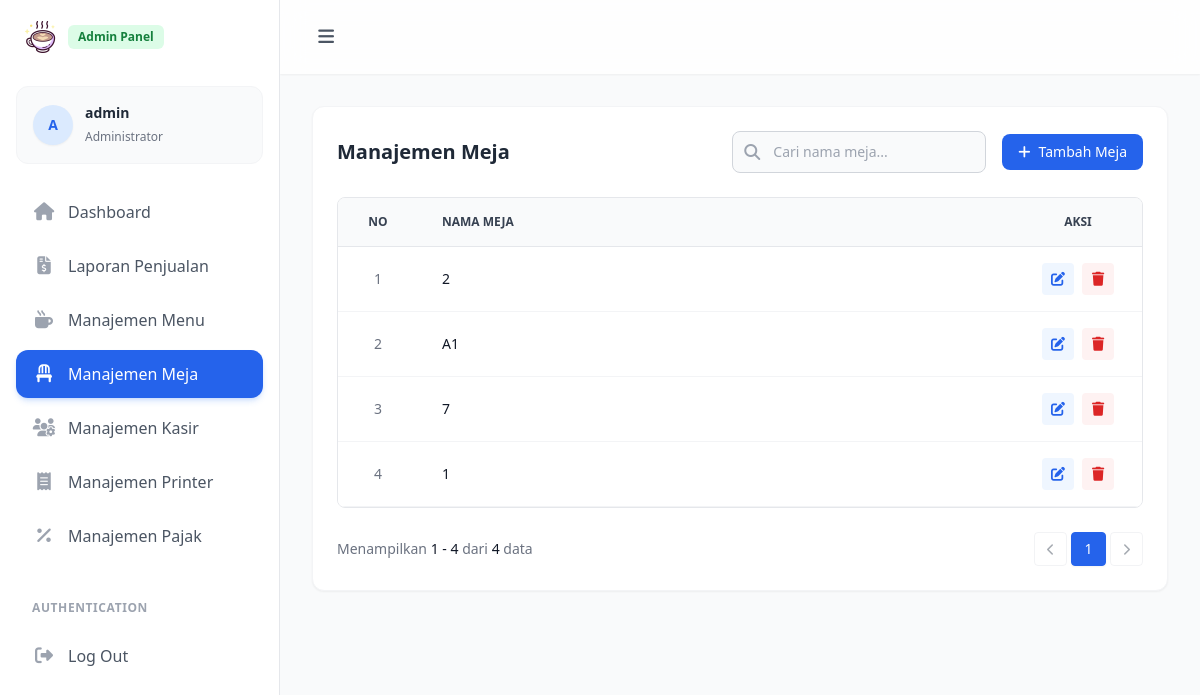
The app's page /admin/meja/index.php (signed in) with its own data.
### tables this page shows
CREATE TABLE `table` (
  `id` int unsigned NOT NULL AUTO_INCREMENT,
  `name` varchar(50) NOT NULL,
  `created_at` datetime DEFAULT CURRENT_TIMESTAMP,
  `updated_at` datetime DEFAULT NULL,
  PRIMARY KEY (`id`),
  UNIQUE KEY `name` (`name`)
);

### admin/meja/index.php (the view, shortened to what this page needs)
<?php
require_once __DIR__ . '/../../config.php';
$limit = isset($_GET['limit']) ? max(1, (int)$_GET['limit']) : 10;
$page = isset($_GET['page']) ? max(1, (int)$_GET['page']) : 1;
$search = isset($_GET['search']) ? trim($_GET['search']) : '';
$where_sql = "";
$params = [];
$count_sql = "SELECT COUNT(*) FROM `table`" . $where_sql;
$total_stmt = $pdo->prepare($count_sql);
$total_stmt->execute($params);
$total_records = $total_stmt->fetchColumn();
$total_pages = ceil($total_records / $limit);
$offset = ($page - 1) * $limit;
$fetch_sql = "SELECT * FROM `table`" . $where_sql . " ORDER BY id DESC LIMIT :limit OFFSET :offset";
$stmt = $pdo->prepare($fetch_sql);
$stmt->bindValue(':limit', $limit, PDO::PARAM_INT);
$stmt->bindValue(':offset', $offset, PDO::PARAM_INT);
$stmt->execute();
$mejas = $stmt->fetchAll();
?>
<?php
include '../layout/header.php';
include '../layout/sidebar.php';
?>
    <main class="relative min-h-screen pt-[74px] transition-all duration-300 lg:ml-[280px] pc-main">
      <div class="p-4 sm:p-6 lg:p-8">
          <div class="rounded-xl border border-gray-100 bg-white p-6 shadow-sm">
              <div class="mb-6 flex flex-col sm:flex-row items-start sm:items-center justify-between gap-4">
                <h3 class="text-xl font-bold text-gray-800">Manajemen Meja</h3>
                <div class="flex items-center gap-4">
                    <form method="GET" class="flex flex-col sm:flex-row items-center gap-3 w-full sm:w-auto" id="filter-form">
                        <div class="relative w-full sm:w-auto">
                            <div class="absolute inset-y-0 left-0 flex items-center pl-3 pointer-events-none">
                            </div>
                            <input type="text" name="search" id="search-input" value="<?php echo htmlspecialchars($search); ?>"
                                   class="bg-gray-50 border border-gray-300 text-gray-900 text-sm rounded-lg focus:ring-blue-500 focus:border-blue-500 block w-full pl-10 p-2.5 outline-none"
                                   placeholder="Cari nama meja..." autocomplete="off">
                        </div>
                    </form>
                    <button data-modal-target="tambah-meja-modal" data-modal-toggle="tambah-meja-modal" class="inline-flex items-center rounded-lg bg-blue-600 px-4 py-2 text-sm font-medium text-white transition-colors hover:bg-blue-700" type="button">
                        <i class="fa-solid fa-plus mr-2"></i>Tambah Meja
                    </button>
                </div>
              </div>
              <div class="overflow-x-auto rounded-lg border border-gray-200">
                <table class="w-full text-left text-sm text-gray-500">
                  <thead class="bg-gray-50 text-xs uppercase text-gray-700 border-b border-gray-200">
                    <tr>
                      <th scope="col" class="w-20 px-6 py-4 text-center">No</th>
                      <th scope="col" class="px-6 py-4">Nama Meja</th>
                      <th scope="col" class="w-32 px-6 py-4 text-center">Aksi</th>
                    </tr>
                  </thead>
                  <tbody>
                    <?php if (empty($mejas)): ?>
                        <tr><td colspan="3" class="py-6 text-center text-gray-500">Data meja belum tersedia.</td></tr>
                    <?php else: ?>
                        <?php
                        $no = $offset + 1;
                        foreach ($mejas as $row):
                        ?>
                        <tr class="border-b border-gray-100 bg-white transition-colors hover:bg-gray-50">
                          <td class="px-6 py-4 text-center"><?php echo $no++; ?></td>
                          <td class="px-6 py-4 font-medium text-gray-900"><?php echo htmlspecialchars($row['name']); ?></td>
                          <td class="px-6 py-4 text-center">
                            <div class="flex items-center justify-center gap-2">
                              <button type="button"
                                      data-id="<?php echo $row['id']; ?>"
                                      data-nama="<?php echo htmlspecialchars($row['name']); ?>"
                                      onclick="openEditMejaModal(this)"
                                      class="inline-flex h-8 w-8 items-center justify-center rounded bg-blue-50 text-blue-600 transition-colors hover:bg-blue-100 hover:text-blue-900">
                                  <i class="fa-solid fa-pen-to-square"></i>
                              </button>
                              <a href="hapus?id=<?php echo $row['id']; ?>" onclick="return confirm('Yakin ingin menghapus meja ini?')" class="inline-flex h-8 w-8 items-center justify-center rounded bg-red-50 text-red-600 transition-colors hover:bg-red-100 hover:text-red-900">
                                  <i class="fa-solid fa-trash"></i>
                              </a>
                            </div>
                          </td>
                        </tr>
                        <?php endforeach; ?>
                    <?php endif; ?>
                  </tbody>
                </table>
              </div>
              <div class="mt-6 flex flex-col sm:flex-row items-center justify-between gap-4">
                  <span class="text-sm text-gray-500">
                    <?php
                    $start = ($total_records > 0) ? $offset + 1 : 0;
                    $end = $offset + count($mejas);
                    ?>
                    Menampilkan <span class="font-medium text-gray-900"><?php echo $start; ?> - <?php echo $end; ?></span> dari <span class="font-medium text-gray-900"><?php echo $total_records; ?></span> data
                  </span>
                  <div class="flex space-x-1">
                      <?php if ($page > 1): ?>
                          <a href="?page=<?php echo $page - 1; ?>&limit=<?php echo $limit; ?>"
                            class="rounded border border-gray-200 px-3 py-1.5 text-sm text-gray-600 hover:bg-gray-50 transition-colors"><i class="fa-solid fa-chevron-left text-xs"></i></a>
                      <?php else: ?>
                          <button disabled class="rounded border border-gray-200/50 px-3 py-1.5 text-sm text-gray-600/50 hover:bg-gray-50/50 transition-colors"><i class="fa-solid fa-chevron-left text-xs cursor-not-allowed"></i></button>
                            <?php endif; ?>
                      <?php for($i = 1; $i <= $total_pages; $i++): ?>
                          <a href="?page=<?php echo $i; ?>&limit=<?php echo $limit; ?>"
                            class="rounded border px-3 py-1.5 text-sm transition-colors <?php echo ($i == $page) ? 'border-blue-600 bg-blue-600 text-white shadow-sm' : 'border-gray-200 text-gray-600 hover:bg-gray-50'; ?>">
                            <?php echo $i; ?>
                          </a>
                      <?php endfor; ?>
                      <?php if ($page < $total_pages): ?>
                          <a href="?page=<?php echo $page + 1; ?>&limit=<?php echo $limit; ?>"
                            class="rounded border border-gray-200 px-3 py-1.5 text-sm text-gray-600 hover:bg-gray-50 transition-colors"><i class="fa-solid fa-chevron-right text-xs"></i></a>
                            <?php else: ?>
                              <button disabled class="rounded border border-gray-200/50 px-3 py-1.5 text-sm text-gray-600/50 hover:bg-gray-50/50 transition-colors"><i class="fa-solid fa-chevron-right text-xs cursor-not-allowed"></i></button>
                      <?php endif; ?>
                  </div>
              </div>
          </div>
      </div>
    </main>
<?php
include '../layout/footer.php';
?>

### records on screen
table: name "2"
table: name "A1"
table: name "7"
table: name "1"

### other values on screen
$initials "A"
$_SESSION['name'] "admin"
$start "1"
$end "4"
$total_records "4"
